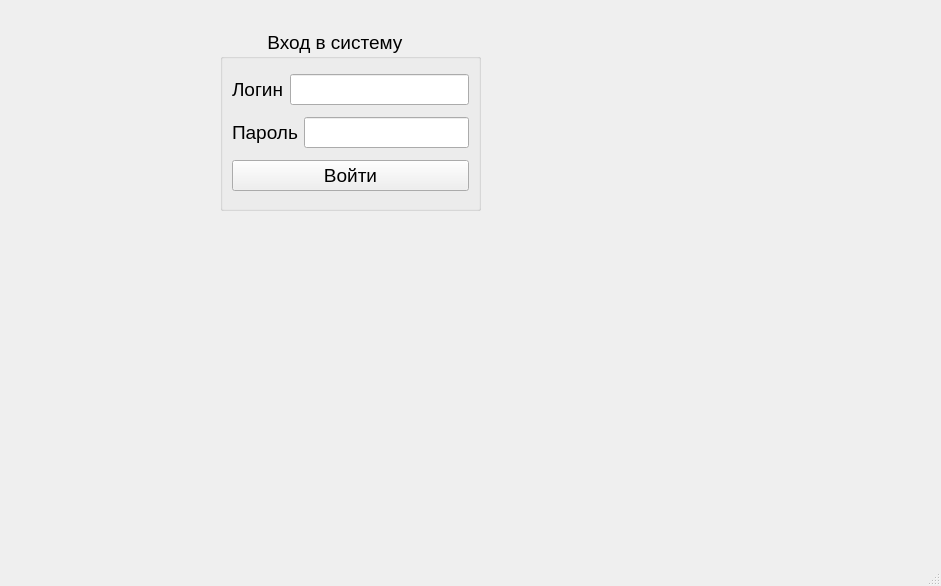
<?xml version="1.0" encoding="UTF-8"?>
<ui version="4.0">
 <class>MainWindow</class>
 <widget class="QMainWindow" name="MainWindow">
  <property name="geometry">
   <rect>
    <x>0</x>
    <y>0</y>
    <width>941</width>
    <height>586</height>
   </rect>
  </property>
  <property name="windowTitle">
   <string>MainWindow</string>
  </property>
  <widget class="QWidget" name="centralwidget">
   <widget class="QGroupBox" name="groupBox">
    <property name="geometry">
     <rect>
      <x>220</x>
      <y>30</y>
      <width>261</width>
      <height>181</height>
     </rect>
    </property>
    <property name="font">
     <font>
      <pointsize>14</pointsize>
     </font>
    </property>
    <property name="title">
     <string>         Вход в систему</string>
    </property>
    <layout class="QVBoxLayout" name="verticalLayout">
     <item>
      <layout class="QHBoxLayout" name="horizontalLayout">
       <item>
        <widget class="QLabel" name="loginLabel">
         <property name="text">
          <string>Логин</string>
         </property>
        </widget>
       </item>
       <item>
        <widget class="QLineEdit" name="Login"/>
       </item>
      </layout>
     </item>
     <item>
      <layout class="QHBoxLayout" name="horizontalLayout_2">
       <item>
        <widget class="QLabel" name="PasswordLabel">
         <property name="text">
          <string>Пароль</string>
         </property>
        </widget>
       </item>
       <item>
        <widget class="QLineEdit" name="Password">
         <property name="echoMode">
          <enum>QLineEdit::Password</enum>
         </property>
        </widget>
       </item>
      </layout>
     </item>
     <item>
      <widget class="QPushButton" name="EnterButton">
       <property name="text">
        <string>Войти</string>
       </property>
      </widget>
     </item>
    </layout>
   </widget>
   <widget class="QLabel" name="socialNetwork">
    <property name="geometry">
     <rect>
      <x>500</x>
      <y>40</y>
      <width>401</width>
      <height>351</height>
     </rect>
    </property>
    <property name="styleSheet">
     <string notr="true">image: url(:/Images/Images/Social network.jpg);</string>
    </property>
    <property name="text">
     <string/>
    </property>
    <property name="pixmap">
     <pixmap>../Project2 pictures/Home4_37171.png</pixmap>
    </property>
   </widget>
  </widget>
  <widget class="QMenuBar" name="menubar">
   <property name="geometry">
    <rect>
     <x>0</x>
     <y>0</y>
     <width>941</width>
     <height>21</height>
    </rect>
   </property>
  </widget>
  <widget class="QStatusBar" name="statusbar"/>
 </widget>
 <resources/>
 <connections/>
</ui>
